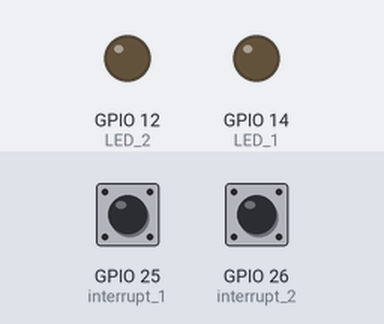
The program below on a simulated ESP32. Parts: output pins drawn as LEDs (lit = HIGH). Inputs (shaded band) come from the test bench; at power-on: GPIO 25 (interrupt_1) HIGH, GPIO 26 (interrupt_2) HIGH. What the program prints to the serial monitor is not drawn.

Above: at 4.2 s.
4.3 s: GPIO 25 (interrupt_1) pulled LOW for 0.15 s
At 5.5 s:
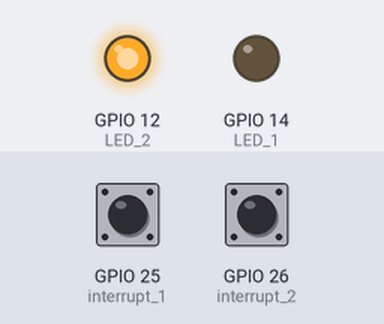
5.9 s: GPIO 26 (interrupt_2) pulled LOW for 0.15 s
At 6.8 s:
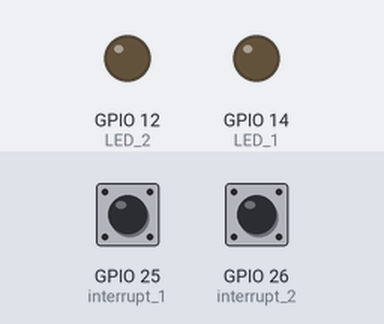
7.5 s: GPIO 25 (interrupt_1) pulled LOW for 1 s
At 8.1 s:
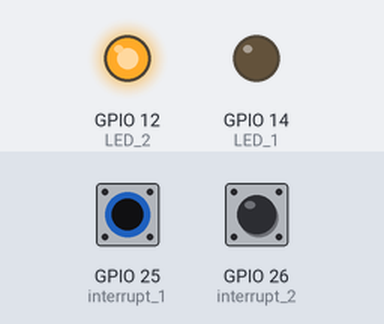
Timing chart, 0 to 10.5 s (numbered marks = the images above; inputs shaded):
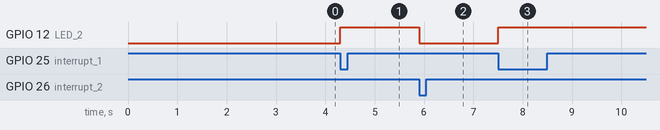

The program:

main.cpp
```cpp
#include <Arduino.h>
#include <esp_now.h>
#include <WiFi.h>
#include <HardwareSerial.h>
#include <string.h>

#define rx 16
#define tx 17

HardwareSerial SerialPort(2);

#define interrupt_1 25
#define interrupt_2 26
#define LED_1 14
#define LED_2 12

void ISR_1();
void ISR_2();

esp_now_peer_info_t peer_info = {
  .peer_addr = {0x3C, 0xE9, 0x0E, 0x86, 0x0C, 0x84},
  .lmk = {0, 1, 2, 3, 4, 5, 6, 7, 8, 9, 10, 11, 12, 13, 14, 15},
  .channel = 0,
  .ifidx = WIFI_IF_STA,
  .encrypt = 0,
  .priv = NULL
};

typedef struct message_uart{
  int16_t speed;
  int16_t dir;
}message_uart;
message_uart uart;

typedef struct message{
  int16_t speed;
  int8_t dir;
}message;
message outgoing_message;

void setup() {
  SerialPort.begin (115200, SERIAL_8N1, rx, tx);
  vTaskDelay(1000 / portTICK_PERIOD_MS);

  pinMode(interrupt_1, INPUT_PULLUP);
  pinMode(interrupt_2, INPUT_PULLUP);
  pinMode(LED_1, OUTPUT);
  pinMode(LED_2, OUTPUT);

  WiFi.mode(WIFI_STA);
  vTaskDelay(1000 / portTICK_PERIOD_MS);

  if(esp_now_init() != ESP_OK){
    return;
  }

  esp_now_add_peer(&peer_info);
  vTaskDelay(1000 / portTICK_PERIOD_MS);

  Serial.println("asdassadsa");
  attachInterrupt(digitalPinToInterrupt(interrupt_1), ISR_1, FALLING );
  attachInterrupt(digitalPinToInterrupt(interrupt_2), ISR_2, FALLING );
}

char c;
uint8_t idx;
char buf[15];

void loop() {
  if(SerialPort.available() > 0){
    c = SerialPort.read();
    if(c == '\n'){
      memcpy(&uart, buf, sizeof(uart));
      outgoing_message.speed = map(uart.dir, 0, 1023, -1000, 1000);
      outgoing_message.dir = map(uart.speed, 0, 1023, -35, 35);
      esp_now_send(peer_info.peer_addr, (uint8_t*)&outgoing_message, sizeof(message));
      memset(buf, 0, sizeof(buf));
      idx = 0;
    }
    else{
      if(idx < 15){
      buf[idx] = c;
      idx ++;
      }
    }
  }
}

/*there was no need for interrupt, so I conserved them for further developments*/
void ISR_1(){
  digitalWrite(LED_2, HIGH);
}

void ISR_2(){
  digitalWrite(LED_2, LOW);
}
```

Measured:
- after the input at 4.3 s, GPIO 12 (LED_2): LOW → HIGH at once
- after the input at 5.9 s, GPIO 12 (LED_2): HIGH → LOW at once
- after the input at 7.5 s, GPIO 12 (LED_2): LOW → HIGH at once
